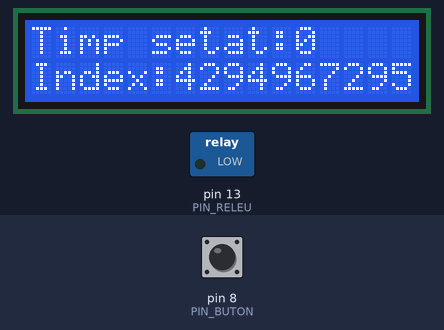
Simulated run of this sketch. Board: Arduino Uno, built with avr-gcc and run on an emulated ATmega328P. On the bench: 16×2 character LCD, switched loads named in the sketch (green lamp = pin HIGH). The test bench sets the inputs (shaded band); at power-on: pin 8 (PIN_BUTON) LOW. EEPROM starts erased.

Above: at 1.2 s.
1.3 s: pin 8 (PIN_BUTON) pulled HIGH for 0.15 s
At 2.5 s:
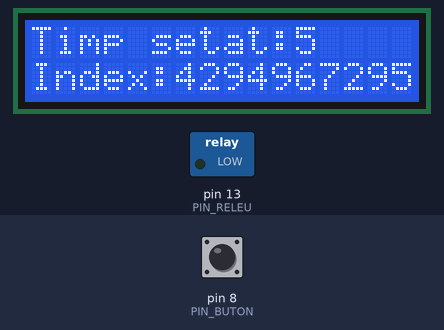
3.0 s: pin 8 (PIN_BUTON) pulled HIGH for 3.2 s
At 4.6 s:
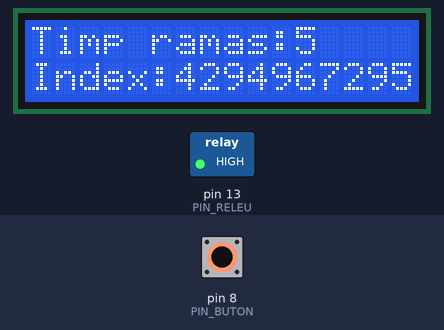
9.2 s: pin 8 (PIN_BUTON) pulled HIGH for 1 s
13.2 s: pin 8 (PIN_BUTON) pulled HIGH for 1 s
At 15.1 s:
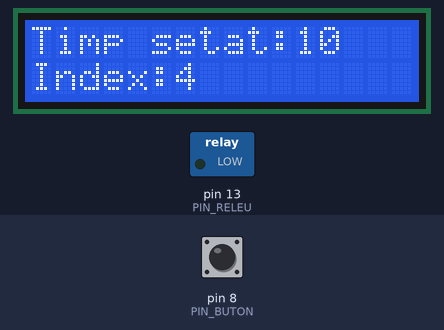
Timing chart, 0 to 16.6 s (numbered marks = the images above; inputs shaded):
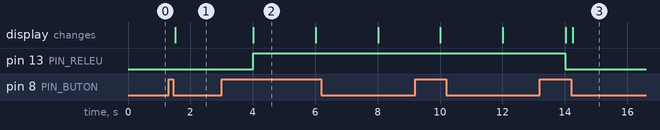

Measured:
- after the input at 1.3 s, the display: changes after 0.21 s (image 1)
- after the input at 3.0 s, pin 13 (PIN_RELEU): LOW → HIGH after 1.0 s; the display: changes after 1.0 s (image 2)
- after the input at 13.2 s, the display: first differs from a run without the input after 1.1 s (image 3)
- what the display in image 2 shows lasts 2.0 s, from 4.0 s to 6.0 s

The sketch:

arduinocee.ino
```cpp
#include <LiquidCrystal.h>
#include "ClickButton.h"
#include "Timer.h"
#include <avr/eeprom.h>


#define PIN_BUTON 8 //pin buton
#define PIN_RELEU 13 //pin releu
#define INTERVAL 5//intervalul de crestere
#define IMAX 60//intervalul maxim
#define DECLANS 2000//din cat in cat sa declanseze. pentru 1min=6000
#define ADRESA_EEPROM  0//adresa la care salveaza in eeprom

ClickButton button1(PIN_BUTON, HIGH, CLICKBTN_PULLUP);

int stareButon=0;

Timer t;
int tickEvent;
uint32_t index;

LiquidCrystal lcd(12, 11, 5, 4, 3, 2);
int timp=0;
boolean ruleaza;

void setup() {
  pinMode(PIN_RELEU,OUTPUT);
  digitalWrite(PIN_RELEU,LOW);
  index= eeprom_read_dword((const uint32_t *)ADRESA_EEPROM);
  lcd.begin(16, 2);
  lcd.print("Timp setat:");
  lcd.setCursor(11, 0);
  lcd.print(timp);
  lcd.setCursor(0, 1);
  lcd.print("Index:");
  lcd.setCursor(6, 1);
  lcd.print(index);

  button1.debounceTime   = 10;   // Debounce timer in ms
  button1.multiclickTime = 50;  // Time limit for multi clicks
  button1.longClickTime  = 1000; // time until "held-down clicks" register


  Serial.begin(9600);
}

void loop() {
  t.update();
  button1.Update();

  if (button1.clicks != 0) stareButon = button1.clicks;

  //apasare scurta b1
  if(stareButon == 1 && ruleaza==false) {
  lcd.clear();
  lcd.setCursor(0, 0);
  lcd.print("Timp setat:");
  timp=timp+INTERVAL;
  lcd.setCursor(11, 0);
  lcd.print(timp);
  if (timp>IMAX) {
  timp=0;
  lcd.setCursor(11, 0);
  lcd.print("0 ");
  }
    lcd.setCursor(0, 1);
  lcd.print("Index:");
  lcd.setCursor(6, 1);
  lcd.print(index);
  stareButon=0;
  }


  //apasare lunga
  if(stareButon == -1) {
    if(timp>0){
  index=index+timp;
  eeprom_write_dword((uint32_t *)ADRESA_EEPROM, index);
  tickEvent = t.every(DECLANS, doSomething);
  digitalWrite(PIN_RELEU,HIGH);
  lcd.setCursor(0, 0);
  lcd.print("Timp ramas:");
  stareButon = 0;
  ruleaza=true;}
}
}

void doSomething()
{
timp=timp-1;
if (timp<10){
lcd.setCursor(12, 0);
lcd.print(" ");}
lcd.setCursor(11, 0);
lcd.print(timp);

if (timp==0){
t.stop(tickEvent);
ruleaza=false;
index= eeprom_read_dword((const uint32_t *)ADRESA_EEPROM);
digitalWrite(PIN_RELEU,LOW);
lcd.setCursor(0, 0);
lcd.print("Timp setat:");
lcd.setCursor(11, 0);
lcd.print(timp);
lcd.setCursor(0, 1);
lcd.print("Index:");
lcd.setCursor(6, 1);
lcd.print(index);
}
}
```
